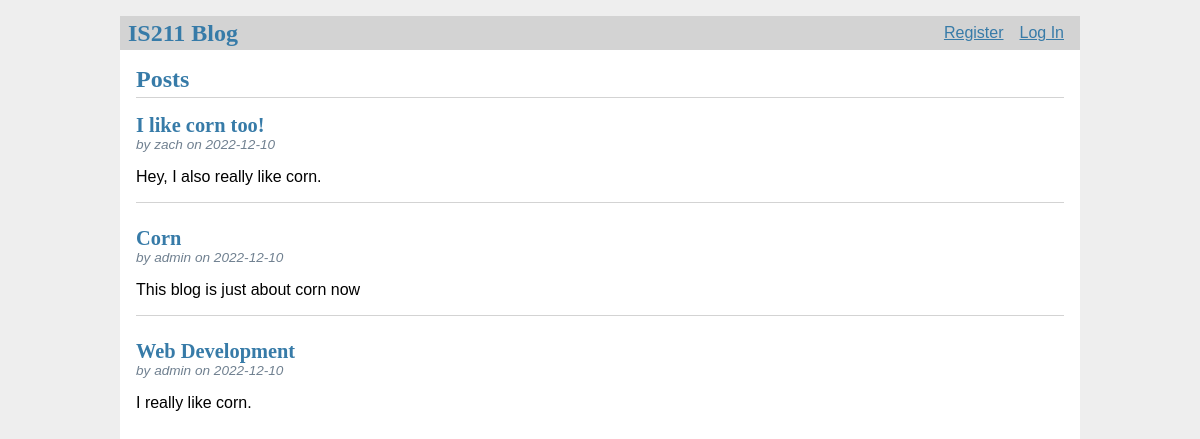
Before: / with the older database file.
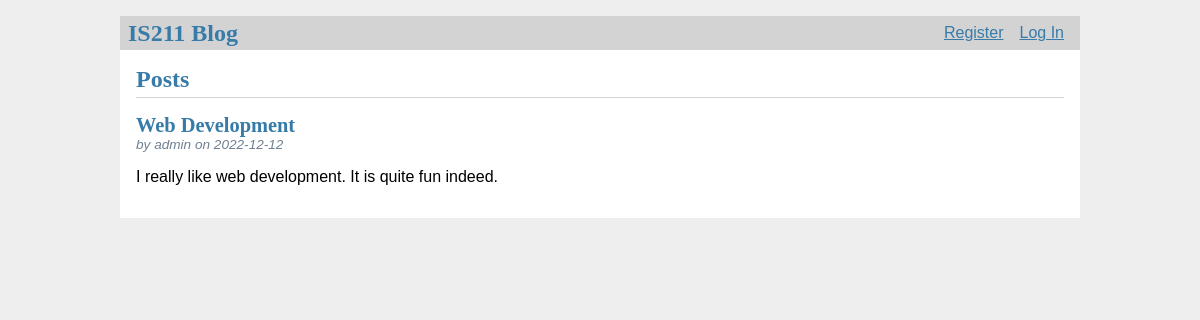
After: the same page with the newer database file.
### tables this page shows
CREATE TABLE post (
  id INTEGER PRIMARY KEY AUTOINCREMENT,
  author_id INTEGER NOT NULL,
  created TIMESTAMP NOT NULL DEFAULT CURRENT_TIMESTAMP,
  title TEXT NOT NULL,
  body TEXT NOT NULL,
  FOREIGN KEY (author_id) REFERENCES user (id)
);

CREATE TABLE user (
  id INTEGER PRIMARY KEY AUTOINCREMENT,
  username TEXT UNIQUE NOT NULL,
  password TEXT NOT NULL
);

### IS211_FinalProject.py (the view)
@app.route('/')
def dashboard():
    db = get_db()
    posts = db.execute(
        "SELECT p.id, title, body, created, author_id, username"
        " FROM post p JOIN user u ON p.author_id = u.id"
        " ORDER BY created DESC"
    ).fetchall()
    return render_template('dashboard.html', posts=posts)

### IS211_FinalProject.py (called while the page is built)
def get_db():
    db = lite.connect(
        app.config['DATABASE'],
        detect_types=lite.PARSE_DECLTYPES
        )
    db.row_factory = lite.Row
    return db

@app.before_request
def load_logged_in_user():
    user_id = session.get('user_id')
    if user_id is None:
        g.user = None
    else:
        g.user = get_db().execute(
            'SELECT * FROM user WHERE id = ?', (user_id,)
        ).fetchone()

### templates/dashboard.html (shortened to what this page needs)
{% extends 'base.html' %}
{% block header %}
  <h1>{% block title %}Posts{% endblock %}</h1>
{% endblock %}
{% block content %}
  {% for post in posts %}
    <article class="post">
      <header>
        <div>
          <h1>{{ post['title'] }}</h1>
          <div class="about">by {{ post['username'] }} on {{ post['created'].strftime('%Y-%m-%d') }}</div>
        </div>
      </header>
      <p class="body">{{ post['body'] }}</p>
    </article>
    {% if not loop.last %}
      <hr>
    {% endif %}
  {% endfor %}
{% endblock %}

### templates/base.html (shortened to what this page needs)
<!doctype html>
<link rel="stylesheet" href="{{ url_for('static', filename='style.css') }}">
<nav>
  <h1>IS211 Blog</h1>
  <ul>
    {% if g.user %}
      <li><span>{{ g.user['username'] }}</span>
      <li><a href="{{ '/logout' }}">Log Out</a>
    {% else %}
      <li><a href="{{ '/register' }}">Register</a>
      <li><a href="{{ '/login' }}">Log In</a>
    {% endif %}
  </ul>
</nav>
<section class="content">
  <header>
    {% block header %}{% endblock %}
  </header>
  {% block content %}{% endblock %}
</section>

### static/style.css (style rules this page uses)
h1 { font-family: serif; color: #377ba8; margin: 1rem 0; }
a { color: #377ba8; }
nav { background: lightgray; display: flex; align-items: center; padding: 0 0.5rem; }
nav h1 { flex: auto; margin: 0; }
nav ul { display: flex; list-style: none; margin: 0; padding: 0; }
nav ul li a, nav ul li span, header .action { display: block; padding: 0.5rem; }
.content { padding: 0 1rem 1rem; }
.content > header { border-bottom: 1px solid lightgray; display: flex; align-items: flex-end; }
.content > header h1 { flex: auto; margin: 1rem 0 0.25rem 0; }
.post > header { display: flex; align-items: flex-end; font-size: 0.85em; }
.post > header > div:first-of-type { flex: auto; }
.post > header h1 { font-size: 1.5em; margin-bottom: 0; }
.post .about { color: slategray; font-style: italic; }
.post .body { white-space: pre-line; }
.content:last-child { margin-bottom: 0; }

Changed rows visible on the page:
removed post: title "I like corn too!", username "zach", created "2022-12-10", body "Hey, I also really like corn."
removed post: title "Corn", username "admin", created "2022-12-10", body "This blog is just about corn now"
changed post "Web Development": created "2022-12-10" → "2022-12-12"; body "I really like corn." → "I really like web development. It is quite fun indeed."
